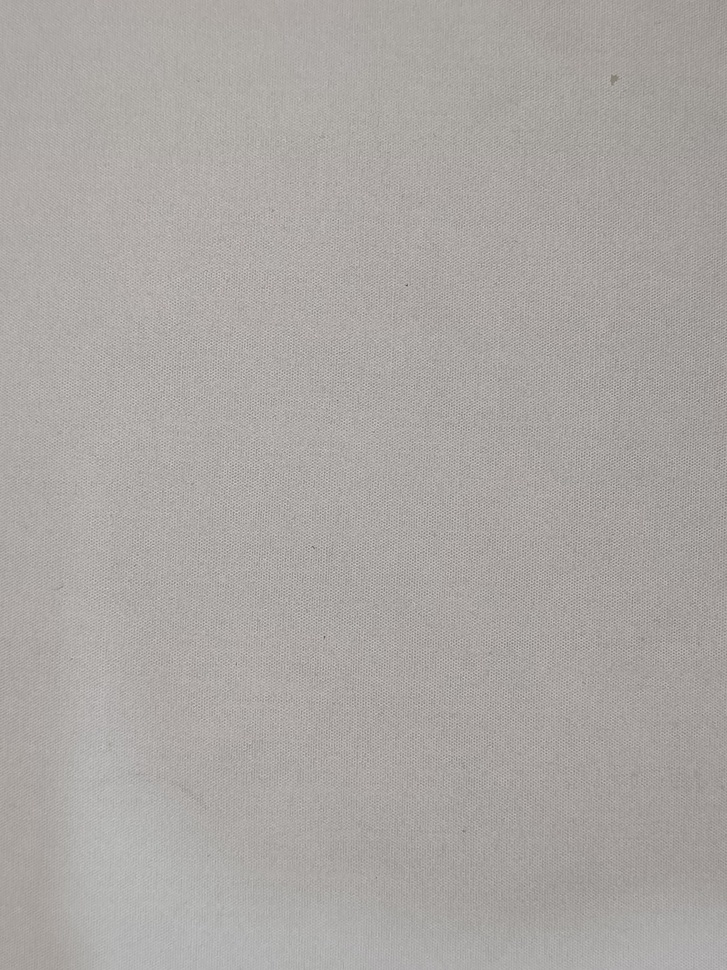
#> input picture data/raw/RGB/katun/katun_rgb_01.jpg, 727 x 970 px, shrunk from 2448 x 3264 before the run, found by its file name; the run also reads 1 picture not shown here
$ jupyter execute fabric_channel_analysis.ipynb
#> lines starting #> are read from the running program, lines starting #| are printed output that depends on the picture
[cell 1]
# Import library yang diperlukan
import cv2
import numpy as np
from matplotlib import pyplot as plt
import os

# Fungsi untuk menampilkan channel RGB
def show_rgb_channels(image_path):
    # Baca gambar
    image = cv2.imread(image_path)
#> image is the input picture: shape (970, 727, 3); mean B, G, R 163.3, 166.4, 170.4
    if image is None:
        print(f"Error: Tidak dapat membaca gambar dari path: {image_path}")
        return

    # Konversi dari BGR ke RGB
    image_rgb = cv2.cvtColor(image, cv2.COLOR_BGR2RGB)

    # Pisahkan channel R, G, B
    r, g, b = cv2.split(image_rgb)

    # Buat figure untuk menampilkan gambar
    plt.figure(figsize=(20, 10))

    # Gambar asli
    plt.subplot(2, 4, 1)
    plt.imshow(image_rgb)
    plt.title('Original Image Katun (Alami)')
    plt.axis('off')

    # Channel Red
    plt.subplot(2, 4, 2)
    plt.imshow(r, cmap='Reds')
    plt.title('Red Channel')
    plt.axis('off')

    # Channel Green
    plt.subplot(2, 4, 3)
    plt.imshow(g, cmap='Greens')
    plt.title('Green Channel')
    plt.axis('off')

    # Channel Blue
    plt.subplot(2, 4, 4)
    plt.imshow(b, cmap='Blues')
    plt.title('Blue Channel')
    plt.axis('off')

    # Histogram untuk channel Red
    plt.subplot(2, 4, 6)
    plt.hist(r.ravel(), bins=256, color='red', alpha=0.7)
    plt.title('Red Histogram')
    plt.xlabel('Intensity Value')
    plt.ylabel('Frequency')

    # Histogram untuk channel Green
    plt.subplot(2, 4, 7)
    plt.hist(g.ravel(), bins=256, color='green', alpha=0.7)
    plt.title('Green Histogram')
    plt.xlabel('Intensity Value')
    plt.ylabel('Frequency')

    # Histogram untuk channel Blue
    plt.subplot(2, 4, 8)
    plt.hist(b.ravel(), bins=256, color='blue', alpha=0.7)
    plt.title('Blue Histogram')
    plt.xlabel('Intensity Value')
    plt.ylabel('Frequency')

    plt.tight_layout()
    plt.show()
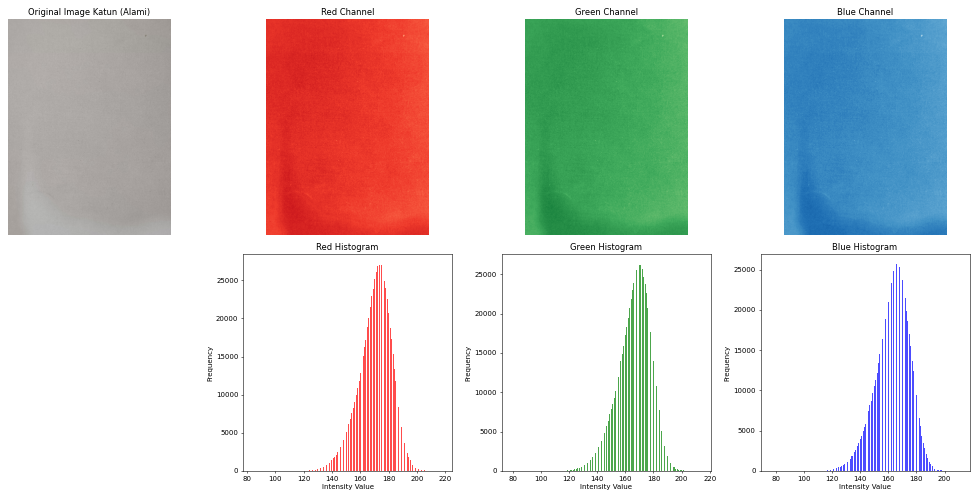
#> figure drawn by matplotlib, 7 panels; panel 5: tallest bar 27099 high, from x = 173.5 to 174; panel 6: tallest bar 26254 high, from x = 168.6 to 169.2; panel 7: tallest bar 25647 high, from x = 165.6 to 166.2

    # Hitung dan tampilkan nilai rata-rata untuk setiap channel
    r_avg = np.mean(r)
#> r_avg = 170.4
    g_avg = np.mean(g)
#> g_avg = 166.4
    b_avg = np.mean(b)
#> b_avg = 163.3

    print(f"Red Channel Average: {r_avg:.2f}")
#| Red Channel Average: 170.42
    print(f"Green Channel Average: {g_avg:.2f}")
#| Green Channel Average: 166.42
    print(f"Blue Channel Average: {b_avg:.2f}")
#| Blue Channel Average: 163.29

    return r_avg, g_avg, b_avg

# Fungsi untuk menampilkan channel NIR
def show_nir_channel(image_path):
    # Baca gambar
    image = cv2.imread(image_path)
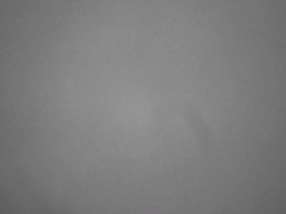
#> input picture data/raw/NIR/katun/katun_nir_01.jpg, 143 x 107 px, shrunk from 480 x 360 before the run, found by its file name (shown 2 times larger)
#> image is the input picture: shape (107, 143, 3); mean B, G, R 125.4, 125.3, 125.3
    if image is None:
        print(f"Error: Tidak dapat membaca gambar dari path: {image_path}")
        return

    # Jika gambar berwarna, ambil channel pertama (asumsi NIR disimpan di channel pertama)
    if len(image.shape) == 3:
        nir = image[:, :, 0]
        # Konversi dari BGR ke RGB untuk menampilkan gambar asli
        image_rgb = cv2.cvtColor(image, cv2.COLOR_BGR2RGB)
#> image_rgb: shape (107, 143, 3)
    else:
        nir = image
        image_rgb = image

    # Buat figure untuk menampilkan gambar
    plt.figure(figsize=(15, 5))

    # Gambar asli
    plt.subplot(1, 3, 1)
    plt.imshow(image_rgb)
    plt.title('Original Image Katun (Alami)')
    plt.axis('off')

    # Channel NIR
    plt.subplot(1, 3, 2)
    plt.imshow(nir, cmap='viridis')
    plt.title('NIR Channel')
    plt.axis('off')
    plt.colorbar()

    # Histogram untuk channel NIR
    plt.subplot(1, 3, 3)
    plt.hist(nir.ravel(), bins=256, color='purple', alpha=0.7)
    plt.title('NIR Histogram')
    plt.xlabel('Intensity Value')
    plt.ylabel('Frequency')

    plt.tight_layout()
    plt.show()
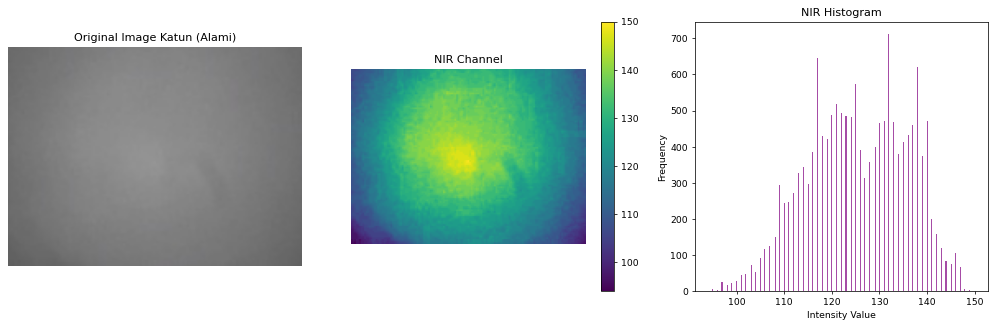
#> figure drawn by matplotlib, 4 panels; panel 4: tallest bar 711 high, from x = 131.8 to 132.1

    # Hitung dan tampilkan nilai rata-rata untuk channel NIR
    nir_avg = np.mean(nir)
#> nir_avg = 125.4
    print(f"NIR Channel Average: {nir_avg:.2f}")
#| NIR Channel Average: 125.44

    return nir_avg

# Contoh penggunaan
if __name__ == "__main__":
    # Ganti dengan path gambar Anda
    rgb_image_path = r"D:\Semester7\CV\identifikasi_kain\data\raw\RGB\katun\katun_rgb_01.jpg"
    nir_image_path = r"D:\Semester7\CV\identifikasi_kain\data\raw\NIR\katun\katun_nir_01.jpg"

    # Pastikan file exists
    if os.path.exists(rgb_image_path):
        print("Analysing RGB image:")
        show_rgb_channels(rgb_image_path)
    else:
        print(f"RGB image not found at: {rgb_image_path}")

    if os.path.exists(nir_image_path):
        print("\nAnalysing NIR image:")
        show_nir_channel(nir_image_path)
    else:
        print(f"NIR image not found at: {nir_image_path}")

[cell 2]
# Import library yang diperlukan
import cv2
import numpy as np
from matplotlib import pyplot as plt
import os

# Fungsi untuk menampilkan channel RGB
def show_rgb_channels(image_path):
    # Baca gambar
    image = cv2.imread(image_path)
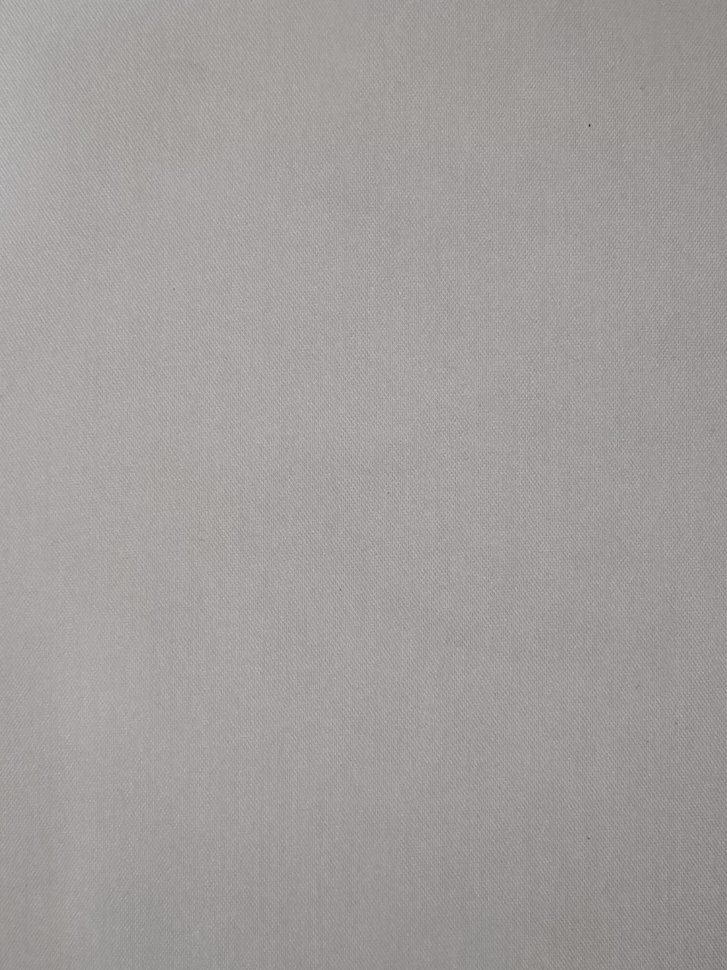
#> input picture data/raw/RGB/polyester/polyester_rgb_01.jpg, 727 x 970 px, shrunk from 2448 x 3264 before the run, found by its file name
#> image is the input picture: shape (970, 727, 3); mean B, G, R 156.5, 157.9, 161.8
    if image is None:
        print(f"Error: Tidak dapat membaca gambar dari path: {image_path}")
        return

    # Konversi dari BGR ke RGB
    image_rgb = cv2.cvtColor(image, cv2.COLOR_BGR2RGB)
#> image_rgb: shape (970, 727, 3)

    # Pisahkan channel R, G, B
    r, g, b = cv2.split(image_rgb)

    # Buat figure untuk menampilkan gambar
    plt.figure(figsize=(20, 10))

    # Gambar asli
    plt.subplot(2, 4, 1)
    plt.imshow(image_rgb)
    plt.title('Original Image Polyester (Sintetis)')
    plt.axis('off')

    # Channel Red
    plt.subplot(2, 4, 2)
    plt.imshow(r, cmap='Reds')
    plt.title('Red Channel')
    plt.axis('off')

    # Channel Green
    plt.subplot(2, 4, 3)
    plt.imshow(g, cmap='Greens')
    plt.title('Green Channel')
    plt.axis('off')

    # Channel Blue
    plt.subplot(2, 4, 4)
    plt.imshow(b, cmap='Blues')
    plt.title('Blue Channel')
    plt.axis('off')

    # Histogram untuk channel Red
    plt.subplot(2, 4, 6)
    plt.hist(r.ravel(), bins=256, color='red', alpha=0.7)
    plt.title('Red Histogram')
    plt.xlabel('Intensity Value')
    plt.ylabel('Frequency')

    # Histogram untuk channel Green
    plt.subplot(2, 4, 7)
    plt.hist(g.ravel(), bins=256, color='green', alpha=0.7)
    plt.title('Green Histogram')
    plt.xlabel('Intensity Value')
    plt.ylabel('Frequency')

    # Histogram untuk channel Blue
    plt.subplot(2, 4, 8)
    plt.hist(b.ravel(), bins=256, color='blue', alpha=0.7)
    plt.title('Blue Histogram')
    plt.xlabel('Intensity Value')
    plt.ylabel('Frequency')

    plt.tight_layout()
    plt.show()
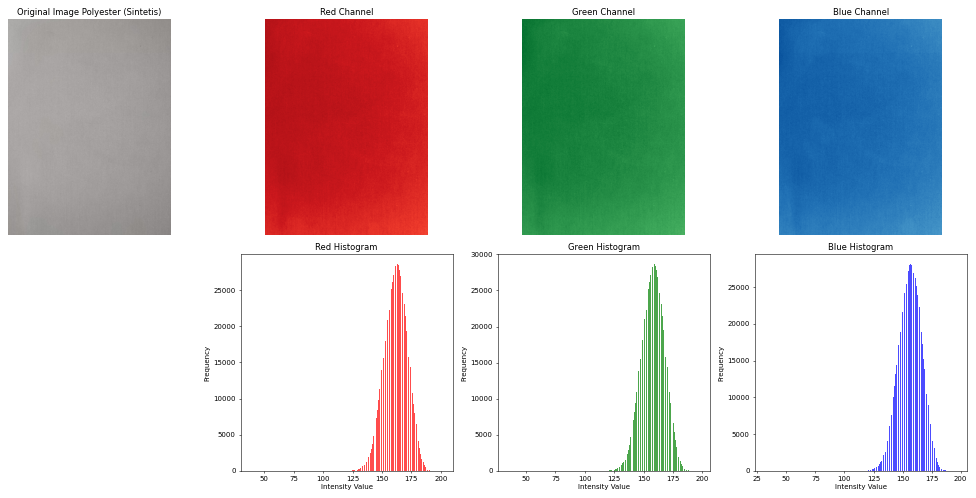
#> figure drawn by matplotlib, 7 panels; panel 5: tallest bar 28557 high, from x = 162.9 to 163.6; panel 6: tallest bar 28601 high, from x = 158.9 to 159.6; panel 7: tallest bar 28075 high, from x = 156.8 to 157.4

    # Hitung dan tampilkan nilai rata-rata untuk setiap channel
    r_avg = np.mean(r)
#> r_avg = 161.8
    g_avg = np.mean(g)
#> g_avg = 157.9
    b_avg = np.mean(b)
#> b_avg = 156.5

    print(f"Red Channel Average: {r_avg:.2f}")
#| Red Channel Average: 161.76
    print(f"Green Channel Average: {g_avg:.2f}")
#| Green Channel Average: 157.88
    print(f"Blue Channel Average: {b_avg:.2f}")
#| Blue Channel Average: 156.50

    return r_avg, g_avg, b_avg

# Fungsi untuk menampilkan channel NIR
def show_nir_channel(image_path):
    # Baca gambar
    image = cv2.imread(image_path)
    if image is None:
        print(f"Error: Tidak dapat membaca gambar dari path: {image_path}")
        return

    # Jika gambar berwarna, ambil channel pertama (asumsi NIR disimpan di channel pertama)
    if len(image.shape) == 3:
        nir = image[:, :, 0]
        # Konversi dari BGR ke RGB untuk menampilkan gambar asli
        image_rgb = cv2.cvtColor(image, cv2.COLOR_BGR2RGB)
#> image_rgb: shape (107, 143, 3)
    else:
        nir = image
        image_rgb = image

    # Buat figure untuk menampilkan gambar
    plt.figure(figsize=(15, 5))

    # Gambar asli
    plt.subplot(1, 3, 1)
    plt.imshow(image_rgb)
    plt.title('Original Image Polyester (Sintetis)')
    plt.axis('off')

    # Channel NIR
    plt.subplot(1, 3, 2)
    plt.imshow(nir, cmap='viridis')
    plt.title('NIR Channel')
    plt.axis('off')
    plt.colorbar()

    # Histogram untuk channel NIR
    plt.subplot(1, 3, 3)
    plt.hist(nir.ravel(), bins=256, color='purple', alpha=0.7)
    plt.title('NIR Histogram')
    plt.xlabel('Intensity Value')
    plt.ylabel('Frequency')

    plt.tight_layout()
    plt.show()
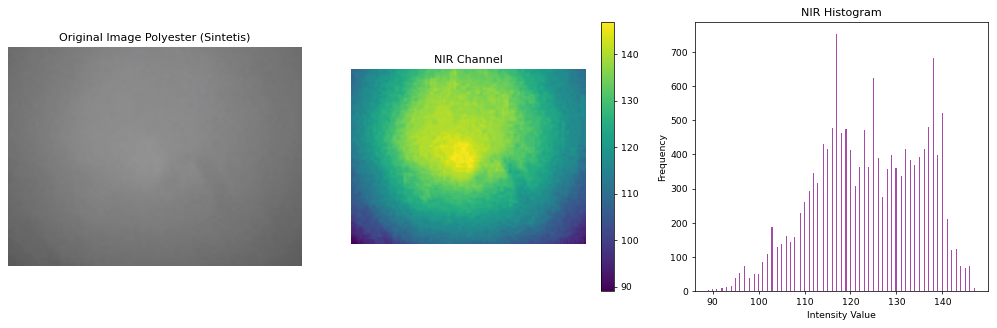
#> figure drawn by matplotlib, 4 panels; panel 4: tallest bar 751 high, from x = 116.9 to 117.1

    # Hitung dan tampilkan nilai rata-rata untuk channel NIR
    nir_avg = np.mean(nir)
#> nir_avg = 123.8
    print(f"NIR Channel Average: {nir_avg:.2f}")
#| NIR Channel Average: 123.83

    return nir_avg

# Contoh penggunaan
if __name__ == "__main__":
    # Ganti dengan path gambar Anda
    rgb_image_path = r"D:\Semester7\CV\identifikasi_kain\data\raw\RGB\polyester\polyester_rgb_01.jpg"
    nir_image_path = r"D:\Semester7\CV\identifikasi_kain\data\raw\NIR\polyester\polyester_nir_01.jpg"

    # Pastikan file exists
    if os.path.exists(rgb_image_path):
        print("Analysing RGB image:")
        show_rgb_channels(rgb_image_path)
    else:
        print(f"RGB image not found at: {rgb_image_path}")

    if os.path.exists(nir_image_path):
        print("\nAnalysing NIR image:")
        show_nir_channel(nir_image_path)
    else:
        print(f"NIR image not found at: {nir_image_path}")
